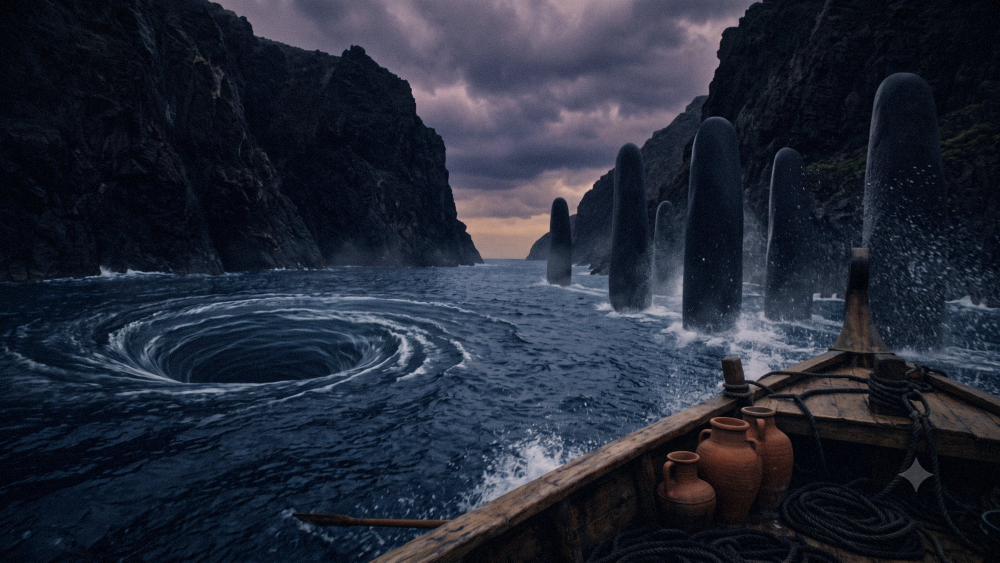
#> input picture assets/still-scylla.jpg, 2000 x 1125 px (shown at 1/2 size)
$ python -i grade.py   (imports and definitions only)
#> lines starting #> are read from the running program, lines starting #| are printed output that depends on the picture
#!/usr/bin/env python3
"""Единый грейд под палитру лендинга + кадрирование под слоты.

Сдержанно: холодим тени, оставляем тёплые света, лёгкая деконтрастность,
плёночное зерно и виньетка — чтобы кадры жили в одной среде со страницей.
"""
import numpy as np
from PIL import Image, ImageFilter
import sys, os

SRC = '/root/.claude/uploads/b403c9b0-9569-5772-adfc-27ab00fd906d'
OUT = os.path.join(os.path.dirname(__file__), '..', 'assets')

JOBS = [
    # (исходник, имя на выходе, целевое соотношение, вертикальный якорь кадрирования 0..1)
    ('a428dba0-Gemini_Generated_Image_g8rxbwg8rxbwg8rx.png', 'still-scylla.jpg',    16/9,   0.50),
    ('5b5fe257-Gemini_Generated_Image_8g2v9g8g2v9g8g2v.png', 'still-cyclops.jpg',   16/9,   0.50),
    ('cf88e723-Gemini_Generated_Image_5edff35edff35edf.png', 'still-penelope.jpg',  2.2,    0.46),
    ('99a65c3d-Gemini_Generated_Image_bjoaqybjoaqybjoa.png', 'still-threshold.jpg', 16/9,   0.50),
]
MAXW = 2000


# [38 lines left out: functions crop_to, grade, not called in this run]


def halation(img, thresh=168, blur=20, gain=0.30):
    pil = Image.fromarray(np.clip(img, 0, 255).astype(np.uint8))
    l = np.array(pil.convert('L'), np.float32)
    m = np.clip((l - thresh) / (255 - thresh), 0, 1)
    m = np.array(Image.fromarray((m * 255).astype(np.uint8)).filter(ImageFilter.GaussianBlur(blur)), np.float32)[..., None] / 255
    return img + m * np.array([255, 176, 118], np.float32)[None, None, :] * gain


# [13 lines left out: functions vignette, grain, not called in this run]


# [15 lines not run here, left out]

>>> import cv2
>>> picture = cv2.imread('../assets/still-scylla.jpg', cv2.IMREAD_GRAYSCALE)
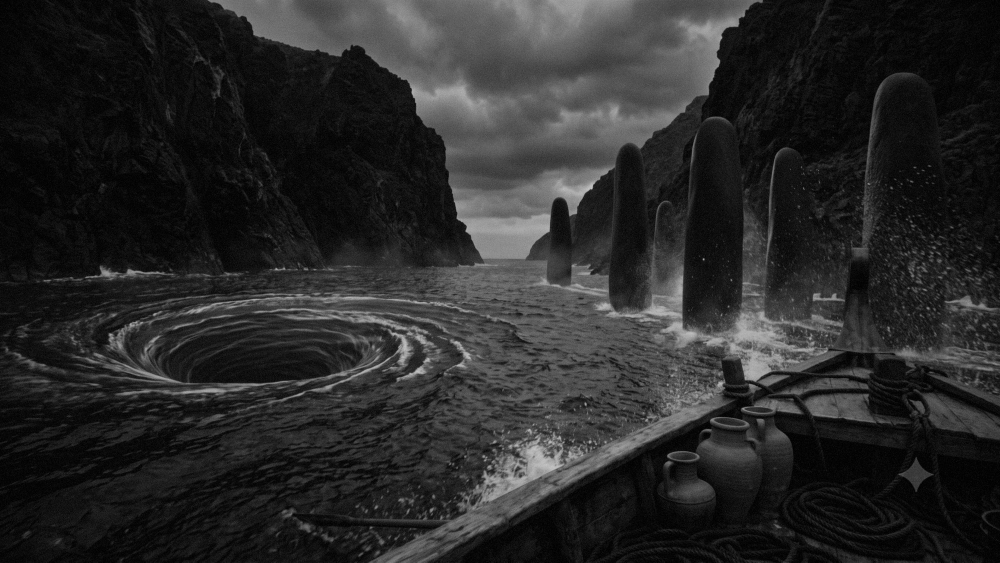
#> picture: shape (1125, 2000) (shown at 1/2 size); min 0, max 201, mean 41.1
>>> result = halation(picture)
#> in halation, `m = np.array(Image.fromarray((m * 255).astype(np.uint8)).filter(ImageF..`:
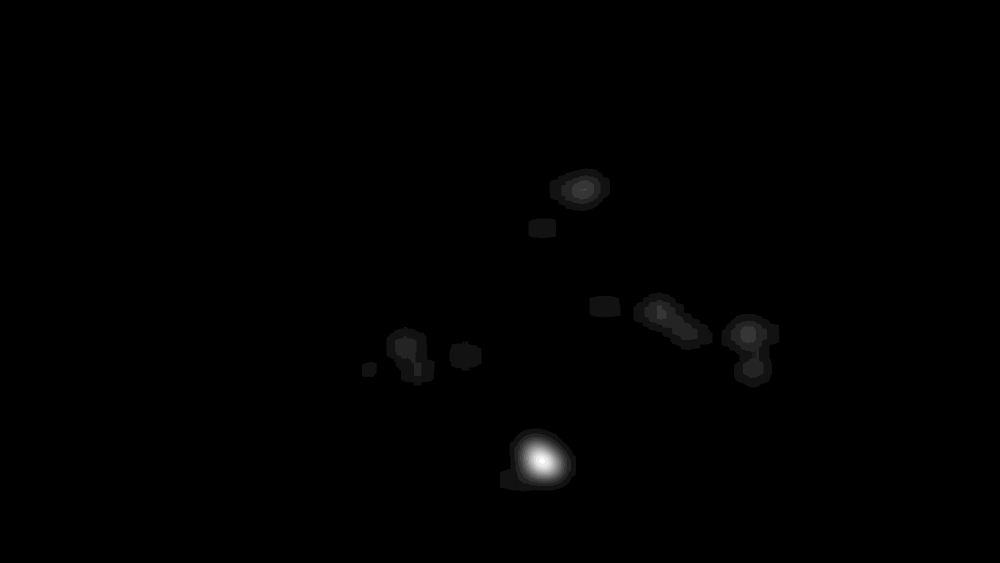
#> m: shape (1125, 2000, 1) float32 (shown at 1/2 size); min 0, max 0.0549, mean 0.000211; drawn with min black and max white
#> (the run stopped early here; a loop or call above may not have finished)

$ run again, on assets/hero.jpg
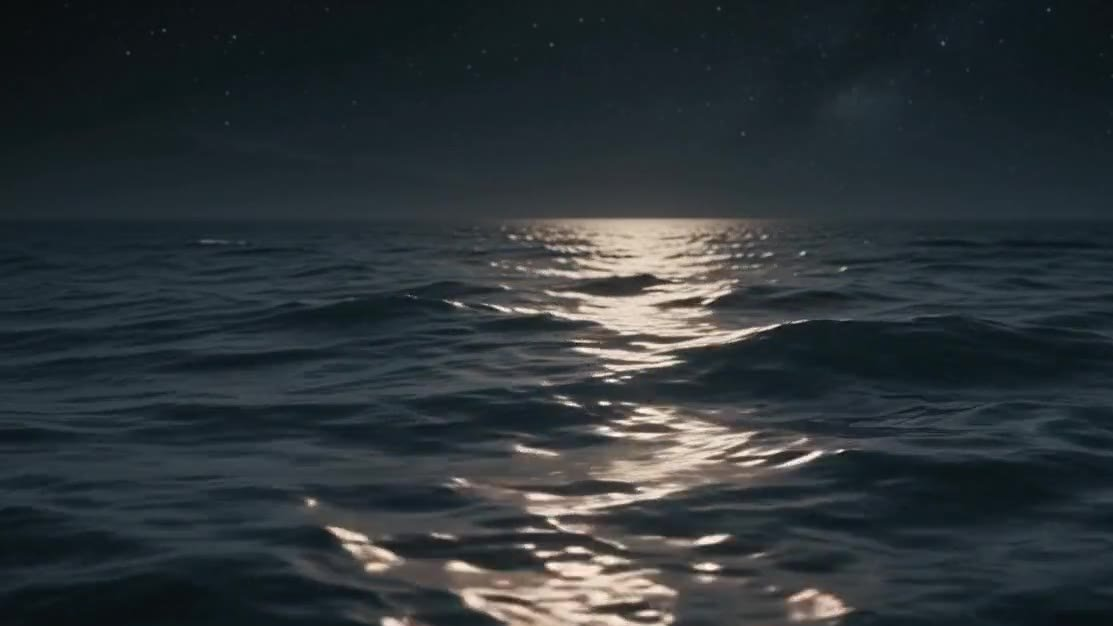
#> input picture assets/hero.jpg, 1113 x 626 px
#> in halation, `m = np.clip((l - thresh) / (255 - thresh), 0, 1)`:
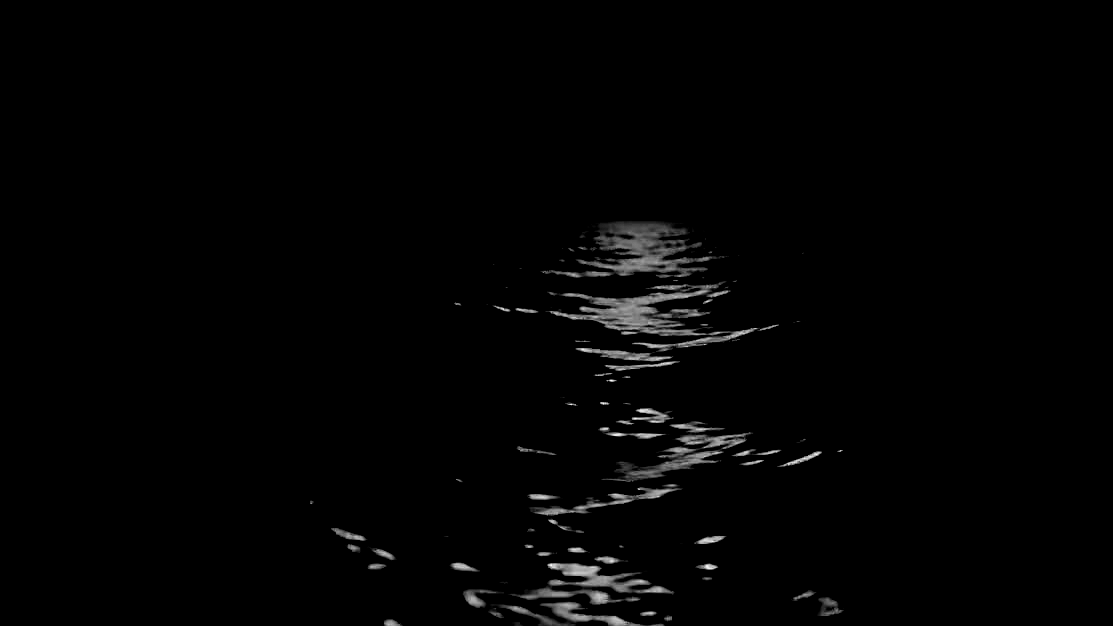
#> m: shape (626, 1113) float32; min 0, max 1, mean 0.0125
#> in halation, `m = np.array(Image.fromarray((m * 255).astype(np.uint8)).filter(ImageF..`:
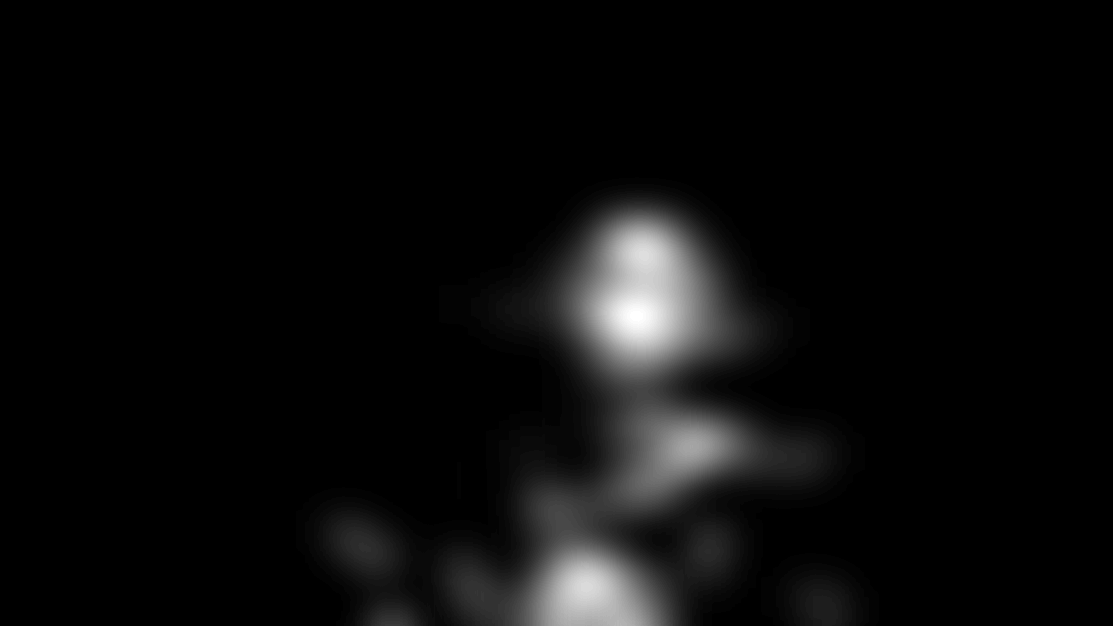
#> m: shape (626, 1113, 1) float32; min 0, max 0.275, mean 0.0124; drawn with min black and max white
